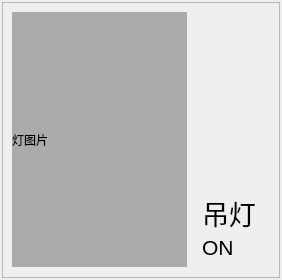
<?xml version="1.0" encoding="UTF-8"?>
<ui version="4.0">
 <class>device_lamp</class>
 <widget class="QWidget" name="device_lamp">
  <property name="geometry">
   <rect>
    <x>0</x>
    <y>0</y>
    <width>282</width>
    <height>280</height>
   </rect>
  </property>
  <property name="windowTitle">
   <string>Form</string>
  </property>
  <layout class="QGridLayout" name="gridLayout">
   <property name="leftMargin">
    <number>2</number>
   </property>
   <property name="topMargin">
    <number>2</number>
   </property>
   <property name="rightMargin">
    <number>2</number>
   </property>
   <property name="bottomMargin">
    <number>2</number>
   </property>
   <item row="0" column="0">
    <widget class="QFrame" name="frame_background">
     <property name="frameShape">
      <enum>QFrame::StyledPanel</enum>
     </property>
     <property name="frameShadow">
      <enum>QFrame::Raised</enum>
     </property>
     <widget class="QLabel" name="label_name_lamp">
      <property name="geometry">
       <rect>
        <x>200</x>
        <y>190</y>
        <width>81</width>
        <height>41</height>
       </rect>
      </property>
      <property name="font">
       <font>
        <family>汉仪旗黑-45S</family>
        <pointsize>20</pointsize>
       </font>
      </property>
      <property name="text">
       <string>吊灯</string>
      </property>
     </widget>
     <widget class="QLabel" name="label_lamp">
      <property name="geometry">
       <rect>
        <x>10</x>
        <y>10</y>
        <width>175</width>
        <height>255</height>
       </rect>
      </property>
      <property name="styleSheet">
       <string notr="true">background-color: rgb(171, 171, 171);</string>
      </property>
      <property name="text">
       <string>灯图片</string>
      </property>
     </widget>
     <widget class="QLabel" name="label_onoff">
      <property name="geometry">
       <rect>
        <x>200</x>
        <y>230</y>
        <width>71</width>
        <height>31</height>
       </rect>
      </property>
      <property name="font">
       <font>
        <pointsize>16</pointsize>
       </font>
      </property>
      <property name="text">
       <string>ON</string>
      </property>
     </widget>
    </widget>
   </item>
  </layout>
 </widget>
 <resources/>
 <connections/>
</ui>
